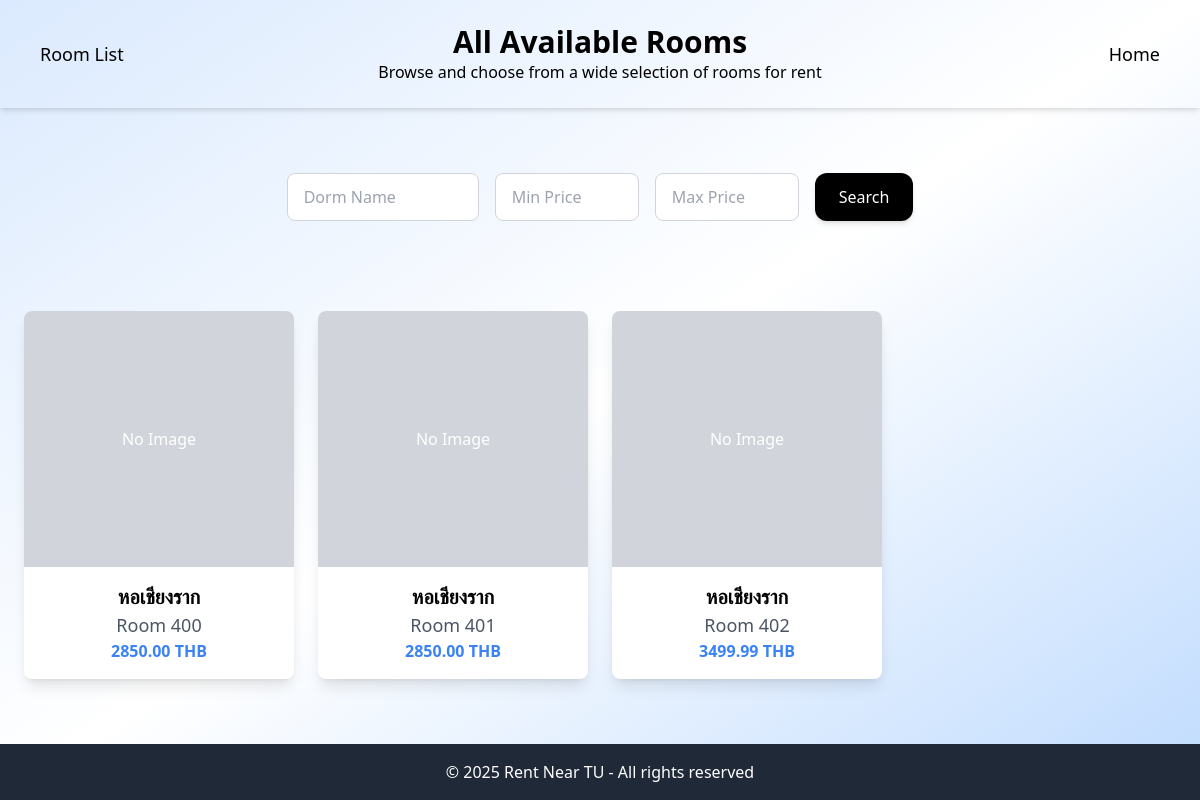
The app's page /all-rooms/, older data.
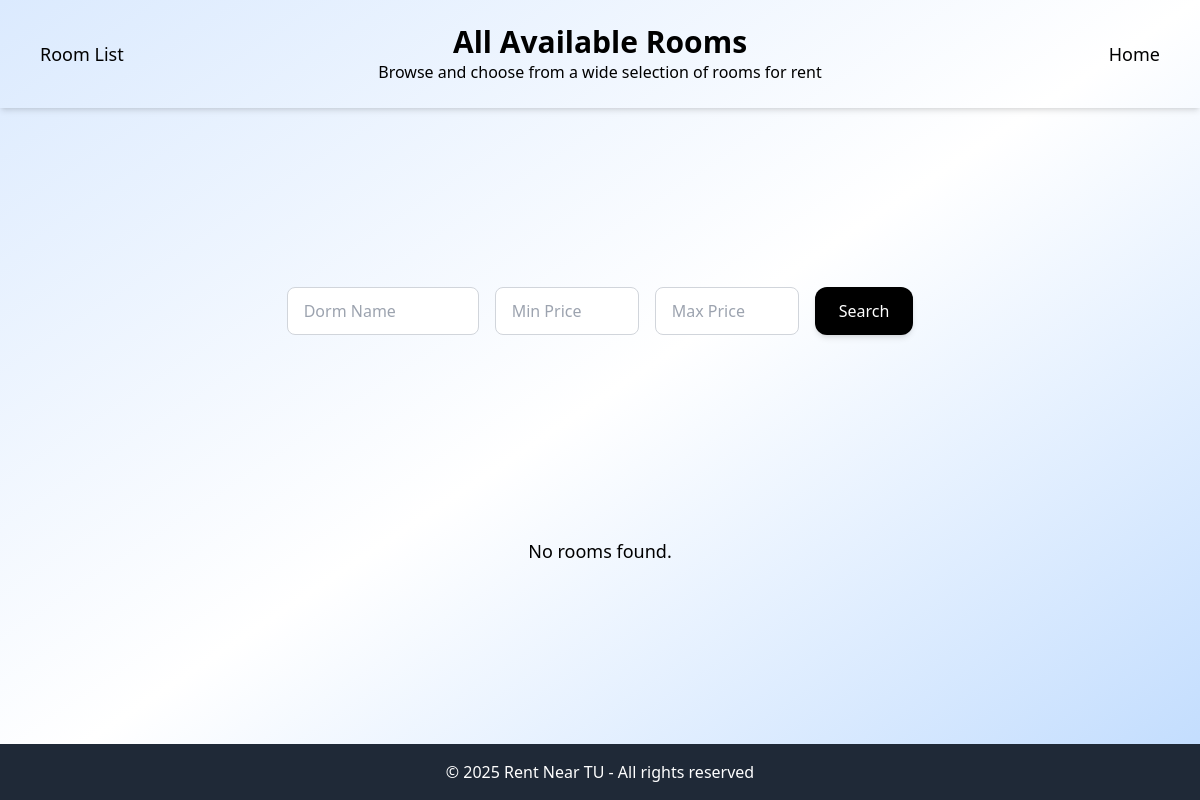
The same page, newer data.
### myapp/models.py (models this page shows, shortened)
class Room(models.Model):
    landlord = models.ForeignKey(Landlord, on_delete=models.CASCADE, related_name='rooms', null=True, blank=True)
    dorm_name = models.CharField(max_length=255)
    room_name = models.CharField(max_length=255)
    image = models.ImageField(upload_to='room_images/', blank=True, null=True)
    price = models.DecimalField(max_digits=10, decimal_places=2)
    location = models.CharField(max_length=255)
    furniture = models.TextField()
    size = models.FloatField()
    description = models.TextField(blank=True, null=True)
    available = models.BooleanField(default=True)
    created_at = models.DateTimeField(auto_now_add=True)

### myapp/views.py (the view)
# urls.py: path('all-rooms/', views.all_rooms, name='all_rooms'),
def all_rooms(request):
    rooms = Room.objects.all()
    return render(request, 'all_rooms.html', {'rooms': rooms})

### myapp/templates/all_rooms.html (shortened to what this page needs)
<!DOCTYPE html>
<html lang="en">
<head>
    <script src="https://cdn.tailwindcss.com"></script>
</head>
<body class="bg-gradient-to-br from-blue-100 via-white to-blue-200 min-h-screen flex flex-col items-center justify-between font-sans space-y-6">
    <header class="text-white p-6 text-center w-full shadow-md">
        <h1 class="text-3xl font-bold text-black">All Available Rooms</h1>
        <p class="text-black">Browse and choose from a wide selection of rooms for rent</p>
    </header>
    <nav class="absolute top-4 right-10">
        <ul class="flex space-x-6">
            <li><a href="{% url 'home' %}" class="text-black hover:text-blue-400 font-medium text-lg">Home</a></li>
        </ul>
    </nav>
    <nav class="absolute top-4 left-10">
        <ul class="flex space-x-6">
            <li><a href="{% url 'room_list' %}" class="text-black hover:text-blue-400 font-medium text-lg">Room List</a></li>
        </ul>
    </nav>
    <section class="container mx-auto p-6 flex flex-col items-center justify-center space-y-4">
        <form action="{% url 'room_list' %}" method="get" class="items-center space-y-4">
            <div class="flex flex-wrap gap-4 justify-center w-full">
                <input type="text" name="dorm_name" placeholder="Dorm Name"
                    class="px-4 py-2 border border-gray-300 rounded-lg w-48 focus:outline-none focus:ring-2 focus:ring-blue-500">
                <input type="number" name="min_price" placeholder="Min Price"
                    class="px-4 py-2 border border-gray-300 rounded-lg w-36 focus:outline-none focus:ring-2 focus:ring-blue-500" min="0">
                <input type="number" name="max_price" placeholder="Max Price"
                    class="px-4 py-2 border border-gray-300 rounded-lg w-36 focus:outline-none focus:ring-2 focus:ring-blue-500">
                <button type="submit" class="bg-black text-white font-medium py-3 px-6 rounded-xl shadow-md hover:shadow-lg transition duration-300">
                    Search
                </button>
            </div>
        </form>
    </section>
    <section class="container mx-auto p-6 w-full max-w-7xl">
        <div class="grid grid-cols-1 sm:grid-cols-2 md:grid-cols-3 lg:grid-cols-4 gap-6">
            {% for room in rooms %}
            <a href="{% url 'room_detail' pk=room.pk %}" class="block bg-white shadow-lg rounded-lg overflow-hidden hover:shadow-2xl transition duration-300">
                <div class="relative">
                    {% if room.image %}
                    <img src="{{ room.image.url }}" alt="Room Image" class="w-full h-64 object-cover">
                    {% else %}
                    <div class="w-full h-64 bg-gray-300 flex items-center justify-center text-white">No Image</div>
                    {% endif %}
                </div>
                <div class="p-4">
                    <h3 class="text-xl font-semibold text-center">{{ room.dorm_name }}</h3>
                    <p class="text-lg text-center text-gray-600">{{ room.room_name }}</p>
                    <p class="text-center text-blue-500 font-semibold">{{ room.price }} THB</p>
                </div>
            </a>
            {% empty %}
            <p class="text-center text-lg col-span-full">No rooms found.</p>
            {% endfor %}
        </div>
    </section>
    <footer class="bg-gray-800 text-white text-center p-4 w-full mt-6">
        <p>&copy; 2025 Rent Near TU - All rights reserved</p>
    </footer>
</body>
</html>

Row changes from the older to the newer data that the page shows:
removed Room: shows "No Image", dorm_name "หอเชียงราก", room_name "Room 400", price "2850.00"
removed Room: shows "No Image", dorm_name "หอเชียงราก", room_name "Room 401", price "2850.00"
removed Room: shows "No Image", dorm_name "หอเชียงราก", room_name "Room 402", price "3499.99"
Text that changed along with them:
text now shown: "No rooms found."
